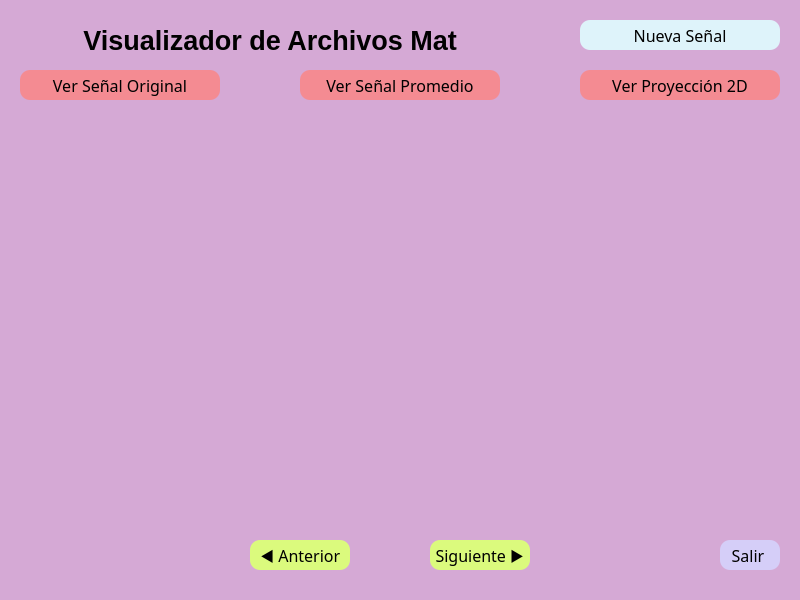
<?xml version="1.0" encoding="UTF-8"?>
<ui version="4.0">
 <class>Dialog</class>
 <widget class="QDialog" name="Dialog">
  <property name="geometry">
   <rect>
    <x>0</x>
    <y>0</y>
    <width>800</width>
    <height>600</height>
   </rect>
  </property>
  <property name="windowTitle">
   <string>Dialog</string>
  </property>
  <property name="styleSheet">
   <string notr="true">QWidget{
	background-color: rgb(213, 169, 213);
}
QPushButton{
	background-color: rgb(222, 243, 250);
	border-radius: 10px;
	border-color: rgb(0,0,0);
	border-width : 2px;
	font: 75 12pt &quot;Ubuntu Sans Bold&quot;;
}
QLineEdit{
	background-color: rgb(255, 255, 255);
	border-radius: 10px;
}</string>
  </property>
  <widget class="QPushButton" name="boton_nuevo">
   <property name="geometry">
    <rect>
     <x>580</x>
     <y>20</y>
     <width>200</width>
     <height>30</height>
    </rect>
   </property>
   <property name="font">
    <font>
     <family>Ubuntu Sans Bold</family>
     <pointsize>12</pointsize>
     <weight>9</weight>
     <italic>false</italic>
     <bold>false</bold>
    </font>
   </property>
   <property name="styleSheet">
    <string notr="true"/>
   </property>
   <property name="text">
    <string>Nueva Señal</string>
   </property>
  </widget>
  <widget class="QLabel" name="titulo">
   <property name="geometry">
    <rect>
     <x>20</x>
     <y>20</y>
     <width>500</width>
     <height>40</height>
    </rect>
   </property>
   <property name="font">
    <font>
     <pointsize>20</pointsize>
     <weight>75</weight>
     <bold>true</bold>
    </font>
   </property>
   <property name="text">
    <string>Visualizador de Archivos Mat</string>
   </property>
   <property name="alignment">
    <set>Qt::AlignCenter</set>
   </property>
  </widget>
  <widget class="QPushButton" name="boton_salir">
   <property name="geometry">
    <rect>
     <x>720</x>
     <y>540</y>
     <width>60</width>
     <height>30</height>
    </rect>
   </property>
   <property name="font">
    <font>
     <family>Ubuntu Sans Bold</family>
     <pointsize>12</pointsize>
     <weight>9</weight>
     <italic>false</italic>
     <bold>false</bold>
    </font>
   </property>
   <property name="styleSheet">
    <string notr="true">background-color: rgb(213, 206, 248);</string>
   </property>
   <property name="text">
    <string>Salir </string>
   </property>
  </widget>
  <widget class="QPushButton" name="boton_original">
   <property name="geometry">
    <rect>
     <x>20</x>
     <y>70</y>
     <width>200</width>
     <height>30</height>
    </rect>
   </property>
   <property name="font">
    <font>
     <family>Ubuntu Sans Bold</family>
     <pointsize>12</pointsize>
     <weight>9</weight>
     <italic>false</italic>
     <bold>false</bold>
    </font>
   </property>
   <property name="styleSheet">
    <string notr="true">background-color: rgb(244, 139, 146);</string>
   </property>
   <property name="text">
    <string>Ver Señal Original</string>
   </property>
  </widget>
  <widget class="QPushButton" name="boton_promedio">
   <property name="geometry">
    <rect>
     <x>300</x>
     <y>70</y>
     <width>200</width>
     <height>30</height>
    </rect>
   </property>
   <property name="font">
    <font>
     <family>Ubuntu Sans Bold</family>
     <pointsize>12</pointsize>
     <weight>9</weight>
     <italic>false</italic>
     <bold>false</bold>
    </font>
   </property>
   <property name="styleSheet">
    <string notr="true">background-color: rgb(244, 139, 146);</string>
   </property>
   <property name="text">
    <string>Ver Señal Promedio</string>
   </property>
  </widget>
  <widget class="QPushButton" name="boton_proyeccion">
   <property name="geometry">
    <rect>
     <x>580</x>
     <y>70</y>
     <width>200</width>
     <height>30</height>
    </rect>
   </property>
   <property name="font">
    <font>
     <family>Ubuntu Sans Bold</family>
     <pointsize>12</pointsize>
     <weight>9</weight>
     <italic>false</italic>
     <bold>false</bold>
    </font>
   </property>
   <property name="styleSheet">
    <string notr="true">background-color: rgb(244, 139, 146);</string>
   </property>
   <property name="text">
    <string>Ver Proyección 2D</string>
   </property>
  </widget>
  <widget class="QPushButton" name="boton_siguiente">
   <property name="geometry">
    <rect>
     <x>430</x>
     <y>540</y>
     <width>100</width>
     <height>30</height>
    </rect>
   </property>
   <property name="font">
    <font>
     <family>Ubuntu Sans Bold</family>
     <pointsize>12</pointsize>
     <weight>9</weight>
     <italic>false</italic>
     <bold>false</bold>
    </font>
   </property>
   <property name="styleSheet">
    <string notr="true">background-color: rgb(219, 250, 125);</string>
   </property>
   <property name="text">
    <string>Siguiente ▶</string>
   </property>
  </widget>
  <widget class="QPushButton" name="boton_anterior">
   <property name="geometry">
    <rect>
     <x>250</x>
     <y>540</y>
     <width>100</width>
     <height>30</height>
    </rect>
   </property>
   <property name="font">
    <font>
     <family>Ubuntu Sans Bold</family>
     <pointsize>12</pointsize>
     <weight>9</weight>
     <italic>false</italic>
     <bold>false</bold>
    </font>
   </property>
   <property name="styleSheet">
    <string notr="true">background-color: rgb(219, 250, 125);</string>
   </property>
   <property name="text">
    <string>◀ Anterior</string>
   </property>
  </widget>
  <widget class="QWidget" name="horizontalLayoutWidget">
   <property name="geometry">
    <rect>
     <x>20</x>
     <y>120</y>
     <width>761</width>
     <height>401</height>
    </rect>
   </property>
   <layout class="QHBoxLayout" name="layout"/>
  </widget>
 </widget>
 <resources/>
 <connections/>
</ui>
